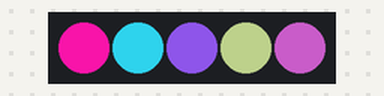
Bench run of a sketch on a simulated Arduino Uno, built with avr-gcc and run on an emulated ATmega328P. On the bench: 5 RGB LEDs in strip order, left to right. Random numbers use the default seed unless the sketch sets one.

Above: at 0.05 s.
At 5.0 s:
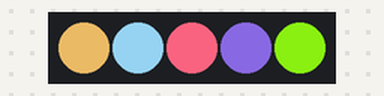
At 9.96 s:
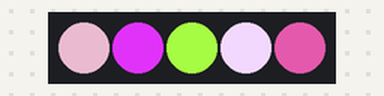
At 19.97 s:
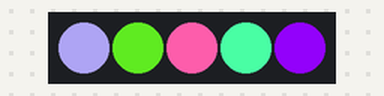
At 29.88 s:
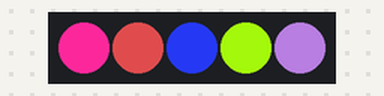
At 39.89 s:
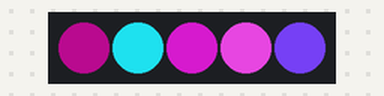
Timing chart, 0 to 40.0 s (numbered marks = the images above):
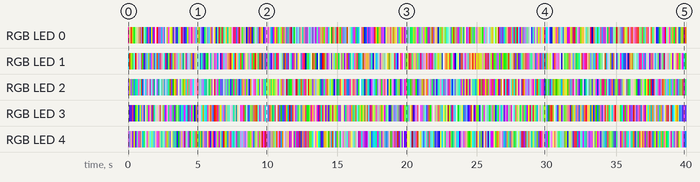

Measured:
- by itself, RGB LED 1: off → RGB(38, 175, 197) at 0.00 s, → RGB(160, 52, 3) 0.10 s later, → RGB(157, 230, 3) 0.10 s later, → RGB(54, 157, 56) 0.10 s later, … (388 changes in this stretch)
- by itself, RGB LED 3: off → RGB(109, 120, 80) at 0.00 s, → RGB(70, 18, 189) 0.10 s later, → RGB(66, 22, 167) 0.10 s later, → RGB(163, 35, 84) 0.10 s later, … (388 changes in this stretch)

The sketch:

neopixel.ino
```cpp
#include <Adafruit_NeoPixel.h>  // 1

const int pixelPin = 9;    // 2
const int numPixels = 5;   // 3

Adafruit_NeoPixel pixels = Adafruit_NeoPixel(numPixels, pixelPin, NEO_GRB + NEO_KHZ800); // 4

void setup() {
  pixels.begin(); // 5
}

void loop() {
  for (int i = 0; i < numPixels; i++) { // 6
    int red = random(255);
    int green = random(255);
    int blue = random(255);
    pixels.setPixelColor(i, pixels.Color(red, green, blue)); // 7
    pixels.show(); // 8
  }
  delay(100L);
}
```
